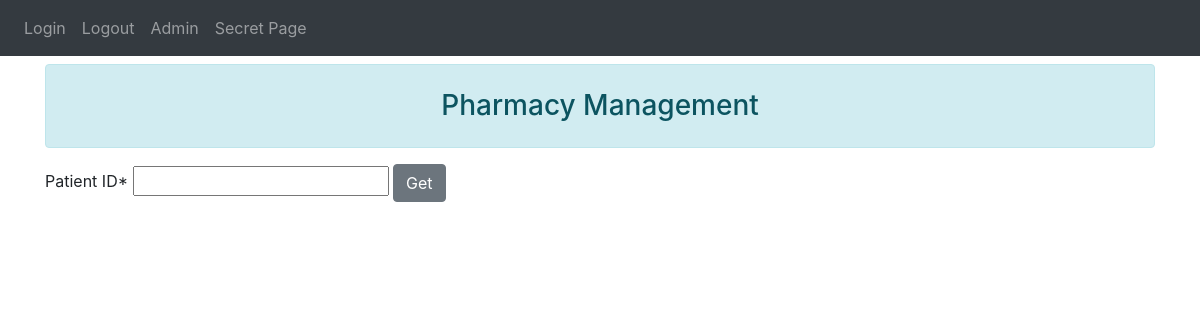
Page /pharmacy/get_details?patientid=3 on the earlier database version.
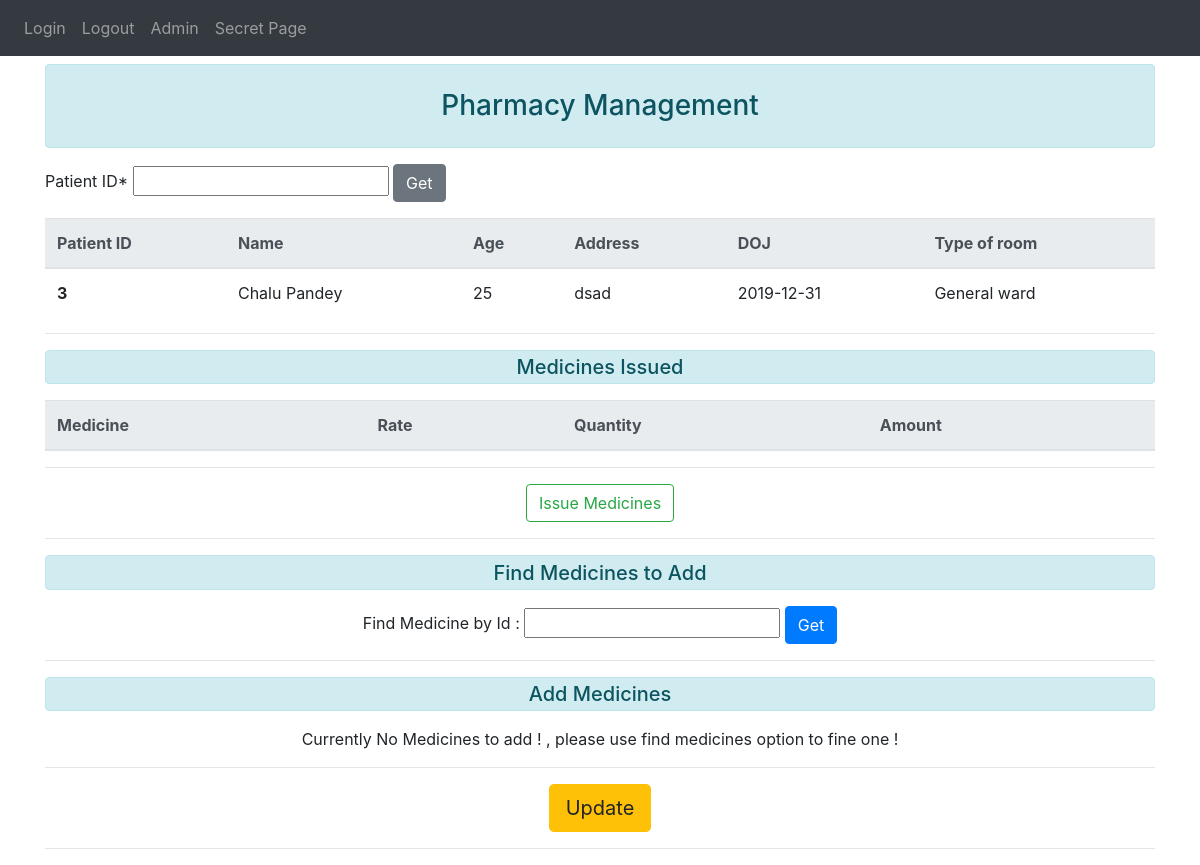
Same page on the later database version.
### root/Modules/Models/userstore.py (models this page shows)
class Patient(db.Model):
    ssn_id = db.Column(db.String(50), unique=True)
    patient_id = db.Column(db.Integer, primary_key=True)
    name = db.Column(db.String(80))
    age = db.Column(db.Integer)
    admission_date = db.Column(db.Integer)
    bed_type = db.Column(db.String(15))
    address = db.Column(db.String(200))
    city = db.Column(db.String(50))
    state = db.Column(db.String(50))
    status = db.Column(db.String(15))
    med_list = db.relationship('Track_Medicines', backref='patient', lazy=True)

### root/Modules/Pharmacy/PharmacyRoutes.py (the view, shortened to what this page needs)
@pharmacyRoutes.route('/pharmacy/get_details', methods=['GET', 'POST'])
def get_details():
    if request.method == 'GET':
        id = int(request.args.get('patientid'))
        med_id = request.args.get('med_id')
        found_med = None
        avl = ""
        if med_id:
            found_med = Medicine_Master.query.get(med_id)
            if found_med:
            	avl = found_med.quantity
            	return render_template('pharmacy.html', data=Patient.query.get(id), id=id, avl=avl, found=found_med,)
        return render_template('pharmacy.html', data=Patient.query.get(id), id=id, avl=avl, meds_to_issue=meds_to_issue)

### root/Modules/Pharmacy/templates/pharmacy.html (shortened to what this page needs)
{% extends "Base.html" %}
{% block content %}
<div class="text-center alert alert-info my-2" style="padding: 0.2px 0.2px;">
  <h3 class="text-center my-4">Pharmacy Management</h3>
</div>
<form action="/pharmacy/get_details" method="GET" class="my-3">
    <label for="patientid">Patient ID*</label>
    <input type="text" id="patientid" name="patientid" required>
  <button class="btn btn-secondary" id="btn">Get</button>
</form>
{% if data %}
  <table class="table">
    <thead class="thead-light">
      <tr>
        <th scope="col">Patient ID</th>
        <th scope="col">Name</th>
        <th scope="col">Age</th>
        <th scope="col">Address</th>
        <th scope="col">DOJ</th>
        <th scope="col">Type of room</th>
      </tr>
    </thead>
    <tbody>
      <tr>
          <th scope="row">{{ data.patient_id }}</th>
          <td>{{ data.name }}</td>
          <td>{{ data.age }}</td>
          <td>{{ data.address }}</td>
          <td>{{ data.admission_date }}</td>
          <td>{{ data.bed_type }}</td>
      </tr>
    </tbody>
  </table>
  <hr>
  <div class="text-center">
    <div class="alert alert-info" style="padding: 0.2px 0.2px;">
      <h5 class="my-1">Medicines Issued</h5>
    </div>
  </div>
  <table class="table">
        <thead class="thead-light">
          <tr>
              <th scope="col">Medicine</th>
              <th scope="col">Rate</th>
              <th scope="col">Quantity</th>
              <th scope="col">Amount</th>
          </tr>
      </thead>
  </table>
  <hr>
  <div class="text-center"><button class="btn btn-md btn-outline-success">Issue Medicines</button> </div>
  <hr>
  <div class="text-center">
    <div class="alert alert-info" style="padding: 0.2px 0.2px;">
      <h5 class="my-1">Find Medicines to Add </h5>
    </div>
  </div>
  <form action="/pharmacy/get_details" method="GET" class="text-center">
      <label for="med_id">
        Find Medicine by Id :
      </label>
      <input type="text" id="med_id" name="med_id" >
      <button class="btn btn-md btn-primary" type="submit">Get</button>
  </form>
  <hr>
  <div class="text-center">
    <div class="alert alert-info" style="padding: 0.2px 0.2px;">
      <h5 class="my-1">Add Medicines</h5>
    </div>
  </div>
  {% if found %}
  <form action="/pharmacy/get_details" method="POST">
    <table class="table">
      <thead class="thead-light">
        <input type="hidden" class="form-control" name="patientid" id="patientid" value="{{id}}">
        <tr>
          <th scope="col">Id</th>
          <th scope="col">Name</th>
          <th scope="col">Availability</th>
          <th scope="col">Qty.</th>
          <th scope="col">Add</th>
        </tr>
      </thead>
      <tbody>
        <tr>
          <td>
            <input type="text" class="form-control" name="med_id" value="{{found.med_id}}" readonly>
          </td>
          <td>
            <input type="text" class="form-control" name="med_name" value="{{found.med_name}}" readonly>
          </td>
          <td>
            <input type="text" class="form-control" name="available" value="{{avl}}" readonly>
          </td>
          <td>
            <input name="med_qty_req" class="form-control" type="number" max="{{avl}}" required >
          </td>
          <td>
            <button class="btn btn-md btn-primary" type="submit">Add</button>
          </td>
        </tr>
      </tbody>
    </table>
  </form>
  {% else %}
  <div class="text-center">
    Currently No Medicines to add ! , please use find medicines option to fine one !
  </div>
  {% endif %}
  <hr>
  <div class="text-center">
    <button class="btn btn-warning btn-lg">Update</button>
  </div>
  <hr>
{% endif %}
{% endblock %}

Differences in the rows shown:
added Patient: patient_id "3", name "Chalu Pandey", age "25", address "dsad", admission_date "2019-12-31", bed_type "General ward"
Other differences:
text now shown: "Patient ID Name Age Address DOJ Type of room Medicines Issued Medicine Rate Quantity Amount Issue Medicines Find Medicines to Add Find Medicine by Id : Get Add Medicines Currently No Medicines to add ! , please use find medicines option to fine one ! Update"
